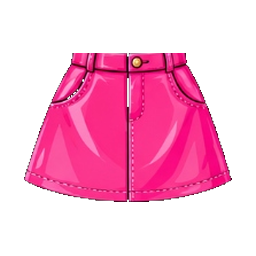
#> input picture scratch/clean_skirts/a-line-skirt.png, 256 x 256 px, given as the content of the folder public/assets/outfits/skirts, which was not available
$ python clean_skirt_icons.py
#> lines starting #> are read from the running program, lines starting #| are printed output that depends on the picture; pictures that were not available may be replaced by others from this repository, and a replacement may not be noted
import os
from PIL import Image

skirt_dir = 'public/assets/outfits/skirts'
files = [f for f in os.listdir(skirt_dir) if f.endswith('.png')]

os.makedirs('scratch/clean_skirts', exist_ok=True)

for f in sorted(files):
    path = os.path.join(skirt_dir, f)
    img = Image.open(path).convert('RGBA')
#> img is the input picture: PIL image 256x256 RGBA; mean R, G, B, A 86.7, 18.5, 49.5, 92.5
    w, h = img.size
#> w = 256; h = 256
    pix = img.load()

    # Find row y where the label text begins
    # We look from bottom up (y = h-1 down to 0) to find the gap before the text
    # The text label is located at the bottom (y >= 148). Above it is a gap with very low/zero alpha count.

    # Calculate alpha count per row
    row_counts = [sum(1 for x in range(w) if pix[x, y][3] > 25) for y in range(h)]
#> row_counts = 256 values, max 208 at index 178, min 0 at index 0, mean 93.74

    # Find the gap (row with minimum count between y=135 and y=155)
    gap_y = 146
    min_count = 9999
    for y in range(130, min(155, h)):
        if row_counts[y] <= min_count:
            min_count = row_counts[y]
            gap_y = y
#> this loop made 25 passes
#> min_count on pass 1: 176
#> after the loop, gap_y = 130; min_count = 176

    # Crop ONLY the skirt part (y from 0 to gap_y)
    skirt_crop = img.crop((0, 0, w, gap_y))
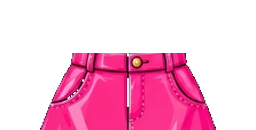
#> skirt_crop: PIL image 256x130 RGBA; mean R, G, B, A 77.1, 15.9, 43.5, 84.2; transparent parts drawn white

    # Autotrim transparent space around the skirt
    bbox = skirt_crop.getbbox()
#> bbox = (40, 53, 216, 130)
    if bbox:
        trimmed_skirt = skirt_crop.crop(bbox)
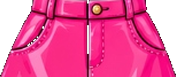
#> trimmed_skirt: PIL image 176x77 RGBA; mean R, G, B, A 189.3, 39.1, 106.9, 206.7; transparent parts drawn white
    else:
        trimmed_skirt = skirt_crop

    tw, th = trimmed_skirt.size
#> tw = 176; th = 77

    # Place in a clean 256x256 square canvas centered nicely
    canvas_size = 256
    padding = 24
    max_dim = canvas_size - (padding * 2)

    # Scale while maintaining aspect ratio
    scale = min(max_dim / tw, max_dim / th)
#> scale = 1.18
    nw = int(tw * scale)
#> nw = 208
    nh = int(th * scale)
#> nh = 91

    resized_skirt = trimmed_skirt.resize((nw, nh), Image.Resampling.LANCZOS)
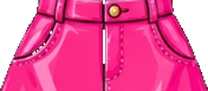
#> resized_skirt: PIL image 208x91 RGBA; mean R, G, B, A 190.6, 39.3, 107.7, 206.7; transparent parts drawn white

    # Create final clean 256x256 transparent canvas
    final_img = Image.new('RGBA', (canvas_size, canvas_size), (0, 0, 0, 0))
#> final_img: PIL image 256x256 RGBA; every value is 0
    pos_x = (canvas_size - nw) // 2
#> pos_x = 24
    pos_y = (canvas_size - nh) // 2
#> pos_y = 82
    final_img.paste(resized_skirt, (pos_x, pos_y), resized_skirt)
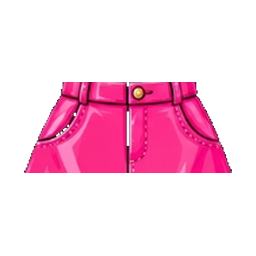
#> final_img: PIL image 256x256 RGBA; mean R, G, B, A 54.4, 11.3, 30.8, 59.3; transparent parts drawn white

    # Save preview
    out_path = os.path.join('scratch/clean_skirts', f)
    final_img.save(out_path)

    print(f"Cleaned {f:20s}: original=({w}x{h}) -> gap_y={gap_y:3d} -> trimmed=({tw}x{th}) -> final=(256x256)")
#| Cleaned a-line-skirt.png    : original=(256x256) -> gap_y=130 -> trimmed=(176x77) -> final=(256x256)

$ run again, on scratch/clean_skirts/lace-skirt.png
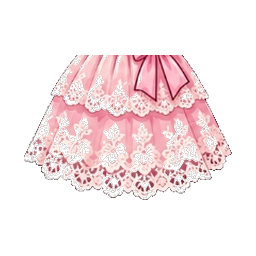
#> input picture scratch/clean_skirts/lace-skirt.png, 256 x 256 px, given as the content of the folder public/assets/outfits/skirts, which was not available
#> img is the input picture: PIL image 256x256 RGBA; mean R, G, B, A 73.3, 58.3, 59.8, 77.2
#> row_counts = 256 values, max 194 at index 143, min 0 at index 0, mean 82.16
#> the loop `for y in range(130, min(155, h)):` made 25 passes
#> min_count on passes 1 to 3: 173, 169, 169
#> after the loop `for y in range(130, min(155, h)):`: gap_y = 132; min_count = 169
#> `skirt_crop = img.crop((0, 0, w, gap_y))`:
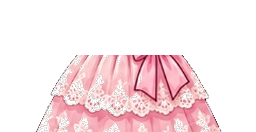
#> skirt_crop: PIL image 256x132 RGBA; mean R, G, B, A 77.2, 58.1, 60.8, 81.6; transparent parts drawn white
#> bbox = (35, 55, 222, 132)
#> `final_img.paste(resized_skirt, (pos_x, pos_y), resized_skirt)`:
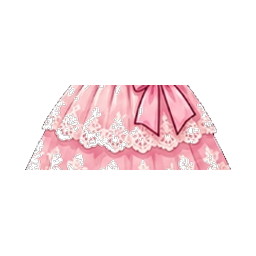
#> final_img: PIL image 256x256 RGBA; mean R, G, B, A 47.5, 35.7, 37.3, 50.3; transparent parts drawn white
#| Cleaned lace-skirt.png      : original=(256x256) -> gap_y=132 -> trimmed=(187x77) -> final=(256x256)

$ run again, on scratch/clean_skirts/maxi-skirt.png
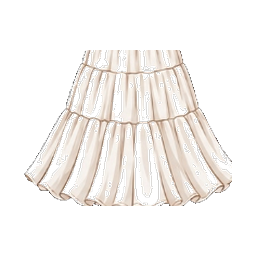
#> input picture scratch/clean_skirts/maxi-skirt.png, 256 x 256 px, given as the content of the folder public/assets/outfits/skirts, which was not available
#> img is the input picture: PIL image 256x256 RGBA; mean R, G, B, A 69.6, 66.5, 63.6, 74.3
#> row_counts = 256 values, max 179 at index 173, min 0 at index 0, mean 79.49
#> the loop `for y in range(130, min(155, h)):` made 25 passes
#> min_count on passes 1 to 2: 148, 147
#> after the loop `for y in range(130, min(155, h)):`: gap_y = 131; min_count = 147
#> `skirt_crop = img.crop((0, 0, w, gap_y))`:
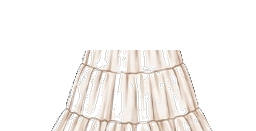
#> skirt_crop: PIL image 256x131 RGBA; mean R, G, B, A 58.8, 56, 53.6, 62.5; transparent parts drawn white
#> bbox = (51, 50, 213, 131)
#> `final_img.paste(resized_skirt, (pos_x, pos_y), resized_skirt)`:
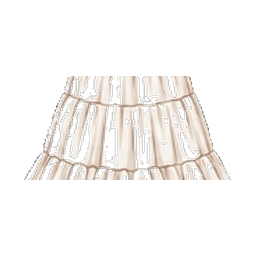
#> final_img: PIL image 256x256 RGBA; mean R, G, B, A 47.1, 44.9, 42.9, 50.3; transparent parts drawn white
#| Cleaned maxi-skirt.png      : original=(256x256) -> gap_y=131 -> trimmed=(162x81) -> final=(256x256)

$ run again, on scratch/clean_skirts/mermaid-skirt.png
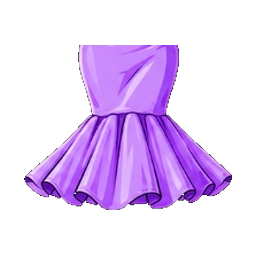
#> input picture scratch/clean_skirts/mermaid-skirt.png, 256 x 256 px, given as the content of the folder public/assets/outfits/skirts, which was not available
#> img is the input picture: PIL image 256x256 RGBA; mean R, G, B, A 55.7, 34.2, 72, 78.1
#> row_counts = 256 values, max 208 at index 178, min 0 at index 0, mean 79.27
#> the loop `for y in range(130, min(155, h)):` made 25 passes
#> min_count on pass 1: 109
#> after the loop `for y in range(130, min(155, h)):`: gap_y = 130; min_count = 109
#> `skirt_crop = img.crop((0, 0, w, gap_y))`:
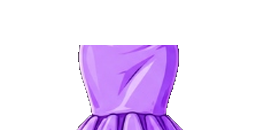
#> skirt_crop: PIL image 256x130 RGBA; mean R, G, B, A 43.7, 27.9, 55.9, 59.1; transparent parts drawn white
#> bbox = (76, 45, 184, 130)
#> `final_img.paste(resized_skirt, (pos_x, pos_y), resized_skirt)`:
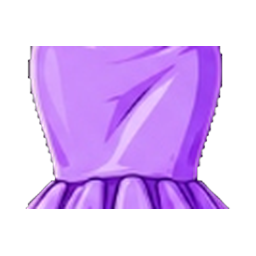
#> final_img: PIL image 256x256 RGBA; mean R, G, B, A 81.6, 52, 104.3, 110.1; transparent parts drawn white
#| Cleaned mermaid-skirt.png   : original=(256x256) -> gap_y=130 -> trimmed=(108x85) -> final=(256x256)
